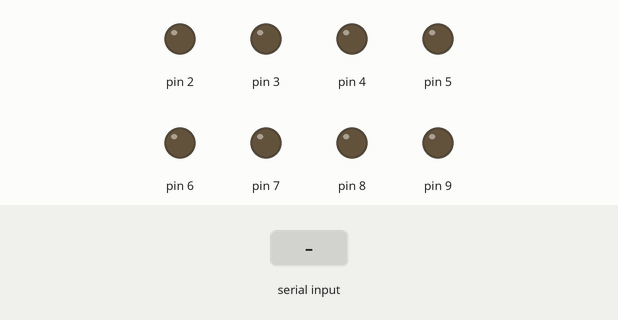
The sketch below on a simulated Arduino Uno, built with avr-gcc and run on an emulated ATmega328P. Parts: output pins drawn as LEDs (lit = HIGH). Dashed ring = blinking. The inputs (shaded band) are chosen by the test bench.

Above: at 1.2 s.
1.3 s: "H" received over Serial
At 1.45 s:
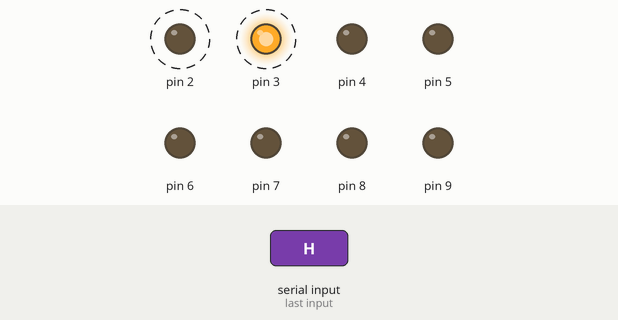
4.3 s: "S" received over Serial
At 5.05 s:
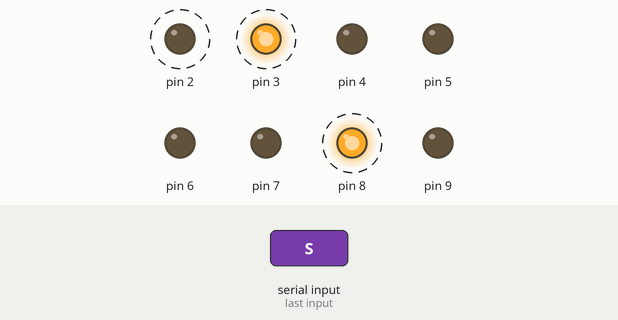
7.3 s: "H" received over Serial
At 7.45 s:
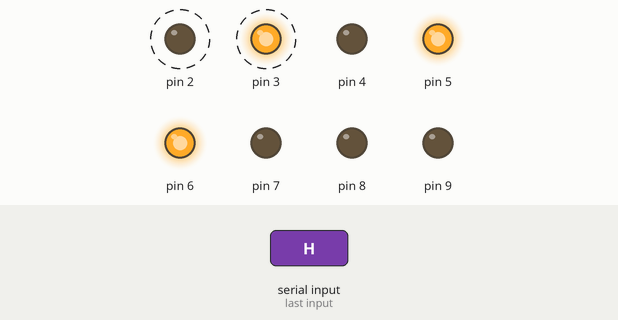
Timing chart, 0 to 16.3 s (numbered marks = the images above; inputs shaded):
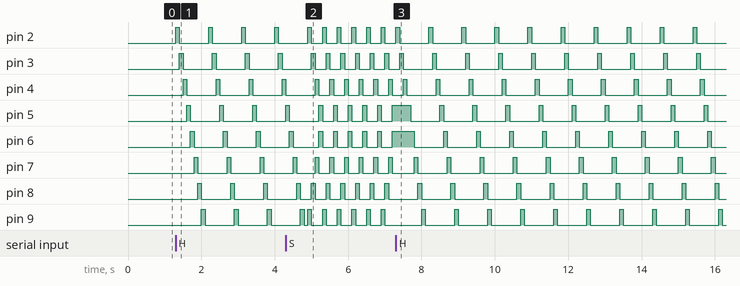

The sketch:

Weekopdracht_Onderdeel_1.ino
```cpp
//10% van de credits gaan naar Sebastiaan

int aantalLeds = 8;
int startGetal=2;
int eventStatus=0;
void setup(){
  setupAllLeds();
  Serial.begin(9600);
}

void loop(){
  event1();
  event2();
  checkLetter();
}

void checkLetter(){
  byte input = Serial.read();
  if(input == 'H'){
    eventStatus=1;
  }
  else if (input== 'S'){
    eventStatus=2;
  }
}
```

Events.ino
```cpp
//Event 1: heen
void event1(){
  if(eventStatus==1){
    for(int i = startGetal; i<=aantalLeds+startGetal; i++){
      if(i==startGetal){
        ledControlSetLed(aantalLeds+1, false);
      }
      else {
        ledControlSetLed(i-1, false);
      }
      ledControlSetLed(i, true);
      delay(100);
    }
  }
}

//Event 2: samenvoegen
void event2(){
  if(eventStatus==2){
    for(int i = startGetal; i<=(aantalLeds+startGetal)/2; i++){
      if(i==startGetal){
        ledControlSetLed(aantalLeds/2+startGetal, false);
        ledControlSetLed(aantalLeds/2+startGetal-1, false);
      }
      else {
        ledControlSetLed(i-1, false);
        ledControlSetLed(aantalLeds-i+startGetal+2, false);
      }
      ledControlSetLed(i, true);
      ledControlSetLed(aantalLeds-i+startGetal+1, true);
      delay(100);
    }
  }
}
```

methodes.ino
```cpp
void ledControlSetup(int poort){
  pinMode(poort, OUTPUT);
}

void ledControlSetLed(int poort, boolean onOrOff){
  if(onOrOff){
    digitalWrite(poort, HIGH);
  } else {
    digitalWrite(poort, LOW);
  }
}

void setupAllLeds(){
  for(int i = startGetal; i<aantalLeds+startGetal; i++){
    ledControlSetup(i);
  }
}
```

Measured:
- after the input at 1.3 s, pin 2: alternates HIGH for 0.10 s and LOW for 0.80 s, starting at once; pin 3: alternates HIGH for 0.10 s and LOW for 0.80 s, starting after 0.10 s
- after the input at 4.3 s, pin 2: alternates HIGH for 0.10 s and LOW for 0.30 s, starting after 1.0 s; pin 3: alternates HIGH for 0.10 s and LOW for 0.30 s, starting after 1.1 s; pin 8: alternates HIGH for 0.10 s and LOW for 0.30 s, starting after 0.70 s
- after the input at 7.3 s, pin 2: alternates HIGH for 0.10 s and LOW for 0.80 s, starting after 0.90 s; pin 3: alternates HIGH for 0.10 s and LOW for 0.80 s, starting after 1.0 s
